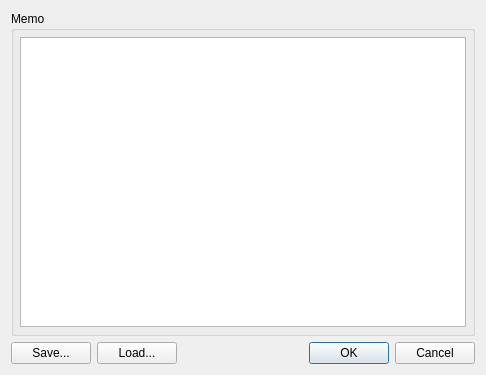
<?xml version="1.0" encoding="UTF-8"?>
<ui version="4.0">
 <class>EditMemo</class>
 <widget class="QDialog" name="EditMemo">
  <property name="geometry">
   <rect>
    <x>0</x>
    <y>0</y>
    <width>486</width>
    <height>375</height>
   </rect>
  </property>
  <property name="windowTitle">
   <string>Edit Memo</string>
  </property>
  <layout class="QVBoxLayout" name="verticalLayout">
   <item>
    <widget class="QGroupBox" name="groupBox">
     <property name="title">
      <string>Memo</string>
     </property>
     <layout class="QVBoxLayout" name="verticalLayout_2">
      <property name="leftMargin">
       <number>6</number>
      </property>
      <property name="topMargin">
       <number>6</number>
      </property>
      <property name="rightMargin">
       <number>6</number>
      </property>
      <property name="bottomMargin">
       <number>6</number>
      </property>
      <item>
       <widget class="QTextEdit" name="textEdit"/>
      </item>
     </layout>
    </widget>
   </item>
   <item>
    <layout class="QHBoxLayout" name="horizontalLayout">
     <item>
      <widget class="QPushButton" name="pushButton_2">
       <property name="text">
        <string>Save...</string>
       </property>
      </widget>
     </item>
     <item>
      <widget class="QPushButton" name="pushButton">
       <property name="text">
        <string>Load...</string>
       </property>
      </widget>
     </item>
     <item>
      <spacer name="horizontalSpacer">
       <property name="orientation">
        <enum>Qt::Orientation::Horizontal</enum>
       </property>
       <property name="sizeHint" stdset="0">
        <size>
         <width>40</width>
         <height>20</height>
        </size>
       </property>
      </spacer>
     </item>
     <item>
      <widget class="QDialogButtonBox" name="buttonBox">
       <property name="orientation">
        <enum>Qt::Orientation::Horizontal</enum>
       </property>
       <property name="standardButtons">
        <set>QDialogButtonBox::StandardButton::Cancel|QDialogButtonBox::StandardButton::Ok</set>
       </property>
      </widget>
     </item>
    </layout>
   </item>
  </layout>
 </widget>
 <resources/>
 <connections>
  <connection>
   <sender>buttonBox</sender>
   <signal>accepted()</signal>
   <receiver>EditMemo</receiver>
   <slot>accept()</slot>
   <hints>
    <hint type="sourcelabel">
     <x>473</x>
     <y>348</y>
    </hint>
    <hint type="destinationlabel">
     <x>157</x>
     <y>274</y>
    </hint>
   </hints>
  </connection>
  <connection>
   <sender>buttonBox</sender>
   <signal>rejected()</signal>
   <receiver>EditMemo</receiver>
   <slot>reject()</slot>
   <hints>
    <hint type="sourcelabel">
     <x>473</x>
     <y>354</y>
    </hint>
    <hint type="destinationlabel">
     <x>286</x>
     <y>274</y>
    </hint>
   </hints>
  </connection>
  <connection>
   <sender>pushButton</sender>
   <signal>clicked()</signal>
   <receiver>EditMemo</receiver>
   <slot>OnLoad()</slot>
   <hints>
    <hint type="sourcelabel">
     <x>145</x>
     <y>347</y>
    </hint>
    <hint type="destinationlabel">
     <x>235</x>
     <y>343</y>
    </hint>
   </hints>
  </connection>
  <connection>
   <sender>pushButton_2</sender>
   <signal>clicked()</signal>
   <receiver>EditMemo</receiver>
   <slot>OnSave()</slot>
   <hints>
    <hint type="sourcelabel">
     <x>73</x>
     <y>345</y>
    </hint>
    <hint type="destinationlabel">
     <x>226</x>
     <y>333</y>
    </hint>
   </hints>
  </connection>
 </connections>
 <slots>
  <slot>OnLoad()</slot>
  <slot>OnSave()</slot>
 </slots>
</ui>
